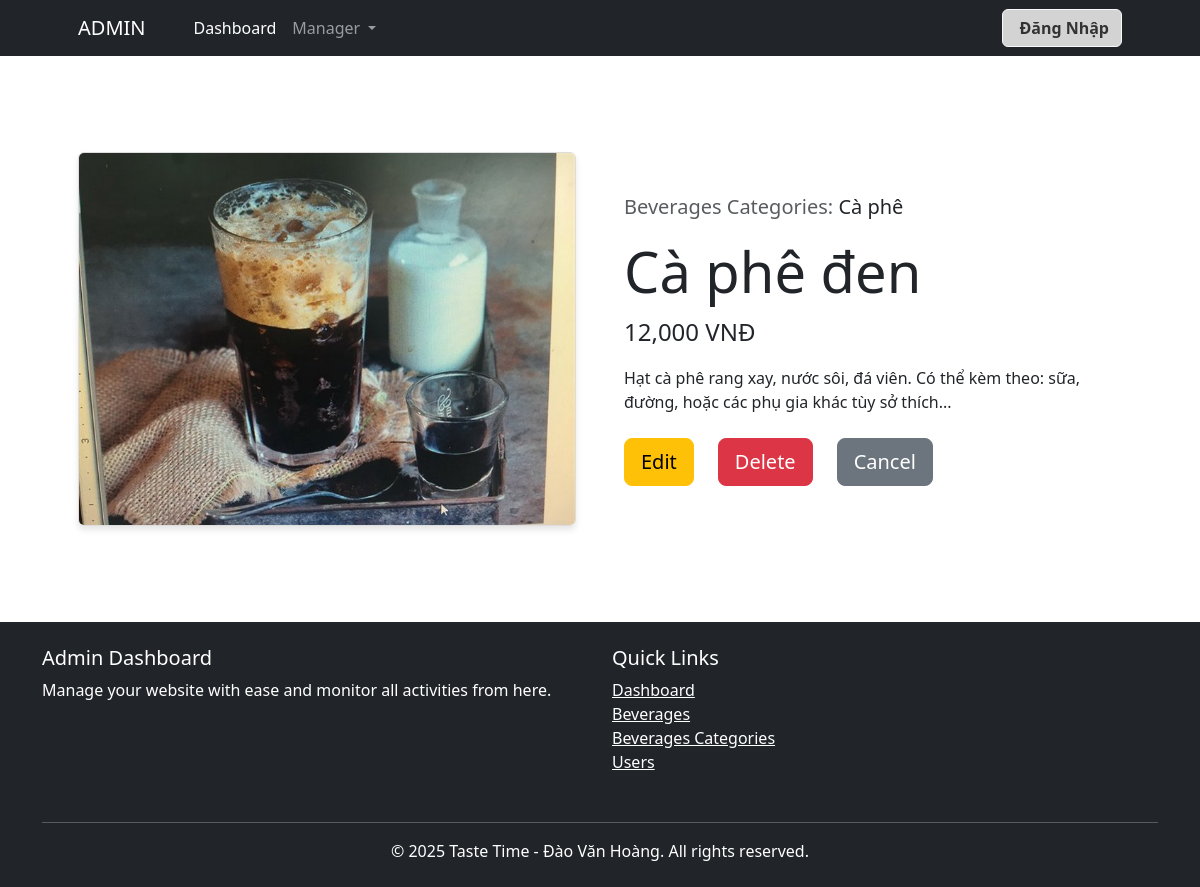
/admin/beverages/show.php?beverage_id=1?&page=1, run on the app's committed database.
### tables this page shows
CREATE TABLE `beverages` (
  `beverage_id` int(11) NOT NULL,
  `beverage_name` varchar(100) NOT NULL,
  `price` decimal(10,2) NOT NULL,
  `description` varchar(255) NOT NULL,
  `image` varchar(255) NOT NULL,
  `category_id` int(11) NOT NULL
);

CREATE TABLE `beverages_categories` (
  `category_id` int(11) NOT NULL,
  `category_name` varchar(100) NOT NULL,
  `description` varchar(255) NOT NULL
);

### models/database.php (called while the page is built, shortened)
<?php
class Database
{
    public static $connection;
    public function __construct()
    {
        if (!self::$connection) {
            self::$connection = new mysqli(DB_HOST, DB_USER, DB_PASSWORD, DB_NAME, PORT);
            self::$connection->set_charset(DB_CHARSET);
        }
        return self::$connection;
    }
}

### models/beveragesRepository.php (called while the page is built, shortened)
<?php
require_once 'database.php';
require_once 'beverages.php';
class BeveragesRepository extends Database
{
    function getBeveragesByBeverageId($beverage_id)
    {
        $sql = "SELECT * FROM `beverages` WHERE `beverage_id` = ?";
        $stmt = self::$connection->prepare($sql);
        $stmt->bind_param('i', $beverage_id);
        $stmt->execute();
        $items = $stmt->get_result()->fetch_all(MYSQLI_ASSOC);
        $beverage = null;
        foreach ($items as $item) {
            $beverage = new Beverages($item['beverage_id'], $item['beverage_name'], $item['price'], $item['description'], $item['image'], $item['category_id']);
        }
        return $beverage;
    }
}

### models/beverages.php (called while the page is built, shortened)
<?php
class Beverages
{
    private $beverage_id, $beverage_name, $price, $description, $image, $category_id;
    public function __construct($beverage_id, $beverage_name, $price, $description, $image, $category_id)
    {
        $this->beverage_id = $beverage_id;
        $this->beverage_name = $beverage_name;
        $this->price = $price;
        $this->description = $description;
        $this->image = $image;
        $this->category_id = $category_id;
    }
    public function getBeverageId()
    {
        return $this->beverage_id;
    }
    public function getBeverageName()
    {
        return $this->beverage_name;
    }
    public function getPrice()
    {
        return $this->price;
    }
    public function getDescription()
    {
        return $this->description;
    }
    public function getImage()
    {
        return $this->image;
    }
    public function getCategoryId()
    {
        return $this->category_id;
    }
}

### models/beveragesCategoriesRepository.php (called while the page is built, shortened)
<?php
require_once 'database.php';
require_once 'beveragesCategories.php';
class BeveragesCategoriesRepository extends Database
{
    public function getBeveragesCategoriesByCategoryId($category_id)
    {
        $sql = "SELECT * FROM `beverages_categories` WHERE `category_id` = ?";
        $stmt = self::$connection->prepare($sql);
        $stmt->bind_param('i', $category_id);
        $stmt->execute();
        $items = $stmt->get_result()->fetch_all(MYSQLI_ASSOC);
        $beveragesCategories = null;
        foreach ($items as $item) {
            $beveragesCategories = new BeveragesCategories($item['category_id'], $item['category_name'], $item['description']);
        }
        return $beveragesCategories;
    }
}

### models/beveragesCategories.php (called while the page is built, shortened)
<?php
class BeveragesCategories
{
    private $category_id, $category_name, $description;
    public function __construct($category_id, $category_name, $description)
    {
        $this->category_id = $category_id;
        $this->category_name = $category_name;
    }
    public function getCategoryId()
    {
        return $this->category_id;
    }
    public function getCategoryName()
    {
        return $this->category_name;
    }
}

### admin/beverages/show.php (the view)
<?php
require_once '../../models/beveragesRepository.php';
require_once '../../models/beveragesCategoriesRepository.php';
$beveragesRepository = new BeveragesRepository();
$beveragesCategoriesRepository = new BeveragesCategoriesRepository();
$beverage_id = $_GET['beverage_id'];
$getBeveragesByBeverageId = $beveragesRepository->getBeveragesByBeverageId($beverage_id);
$category_id = $getBeveragesByBeverageId->getCategoryId();
$getBeveragesCategoriesByCategoryId = $beveragesCategoriesRepository->getBeveragesCategoriesByCategoryId($category_id);
$page = isset($_GET['page']) ? (int)$_GET['page'] : 1;
?>
<?php require_once '../header.php'; ?>
<section class="py-5">
    <div class="container px-4 px-lg-5 my-5">
        <div class="row gx-4 gx-lg-5 align-items-center">
            <div class="col-md-6">
                <img src="../../assets/img/<?= $getBeveragesByBeverageId->getImage() ?>" class="img-fluid rounded" alt="Beverage Image" style="border: 1px solid #ddd; box-shadow: 0px 4px 6px rgba(0, 0, 0, 0.1);" />
            </div>
            <div class="col-md-6">
                <p class="font-weight-bold fs-5 mb-3 text-muted">Beverages Categories:
                    <a href="read.php?category_id=<?= $getBeveragesCategoriesByCategoryId->getCategoryId() ?>" class="text-dark text-decoration-none"><?= $getBeveragesCategoriesByCategoryId->getCategoryName() ?></a>
                </p>
                <h2 class="display-4 text-dark"><?= $getBeveragesByBeverageId->getBeverageName() ?></h2>
                <p class="lead text-dark fs-4"><?= number_format($getBeveragesByBeverageId->getPrice()) . " VNĐ" ?></p>
                <p class="mb-4"><?= substr($getBeveragesByBeverageId->getDescription(), 0, 150) . "..." ?></p>
                <div class="d-flex mt-2">
                    <a href="edit.php?beverage_id=<?= $getBeveragesByBeverageId->getBeverageId() ?>&page=<?= $page ?>" class="btn btn-warning btn-lg">
                        <i class="bi bi-pencil"></i> Edit
                    </a>
                    <a href="delete.php?beverage_id=<?= $getBeveragesByBeverageId->getBeverageId() ?>&page=<?= $page ?>" class="btn btn-danger btn-lg ms-4 " onclick="return confirm('Có xác nhận xóa?')">
                        <i class="bi bi-trash"></i> Delete
                    </a>
                    <a href="read.php?&page=<?= $page ?>" class="btn btn-secondary btn-lg ms-4 ">
                        Cancel
                    </a>
                </div>
            </div>
        </div>
    </div>
</section>
<?php require_once '../footer.php'; ?>

### data on the page
beverages: image (picture), beverage_name "Cà phê đen", price "12,000", description "Hạt cà phê rang xay, nước sôi, đá viên. Có thể kèm theo: sữa, đường, hoặc các phụ gia khác tùy sở thích"
beverages_categories: category_name "Cà phê"
